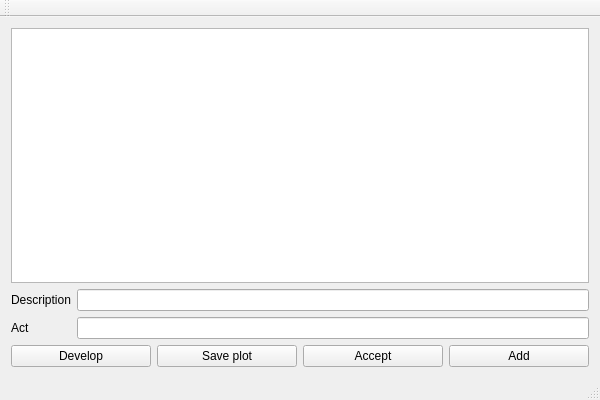
<?xml version="1.0" encoding="UTF-8"?>
<ui version="4.0">
 <class>ScreenWriting_2Class</class>
 <widget class="QMainWindow" name="ScreenWriting_2Class">
  <property name="geometry">
   <rect>
    <x>0</x>
    <y>0</y>
    <width>600</width>
    <height>400</height>
   </rect>
  </property>
  <property name="windowTitle">
   <string>ScreenWriting_2</string>
  </property>
  <widget class="QWidget" name="centralWidget">
   <layout class="QVBoxLayout" name="verticalLayout">
    <item>
     <widget class="QTableView" name="tableView"/>
    </item>
    <item>
     <layout class="QFormLayout" name="formLayout">
      <item row="0" column="0">
       <widget class="QLabel" name="label">
        <property name="text">
         <string>Description</string>
        </property>
        <property name="buddy">
         <cstring>descLineEdit</cstring>
        </property>
       </widget>
      </item>
      <item row="0" column="1">
       <widget class="QLineEdit" name="descLineEdit"/>
      </item>
      <item row="1" column="0">
       <widget class="QLabel" name="label_2">
        <property name="text">
         <string>Act</string>
        </property>
        <property name="buddy">
         <cstring>actLineEdit</cstring>
        </property>
       </widget>
      </item>
      <item row="1" column="1">
       <widget class="QLineEdit" name="actLineEdit"/>
      </item>
     </layout>
    </item>
    <item>
     <layout class="QHBoxLayout" name="horizontalLayout">
      <item>
       <widget class="QPushButton" name="developPushButton">
        <property name="text">
         <string>Develop</string>
        </property>
       </widget>
      </item>
      <item>
       <widget class="QPushButton" name="savePlotButton">
        <property name="text">
         <string>Save plot</string>
        </property>
       </widget>
      </item>
      <item>
       <widget class="QPushButton" name="acceptPushButton">
        <property name="text">
         <string>Accept</string>
        </property>
       </widget>
      </item>
      <item>
       <widget class="QPushButton" name="addPushButton">
        <property name="text">
         <string>Add</string>
        </property>
       </widget>
      </item>
     </layout>
    </item>
   </layout>
  </widget>
  <widget class="QMenuBar" name="menuBar">
   <property name="geometry">
    <rect>
     <x>0</x>
     <y>0</y>
     <width>600</width>
     <height>26</height>
    </rect>
   </property>
  </widget>
  <widget class="QToolBar" name="mainToolBar">
   <attribute name="toolBarArea">
    <enum>TopToolBarArea</enum>
   </attribute>
   <attribute name="toolBarBreak">
    <bool>false</bool>
   </attribute>
  </widget>
  <widget class="QStatusBar" name="statusBar"/>
 </widget>
 <layoutdefault spacing="6" margin="11"/>
 <resources>
  <include location="ScreenWriting_2.qrc"/>
 </resources>
 <connections/>
</ui>
